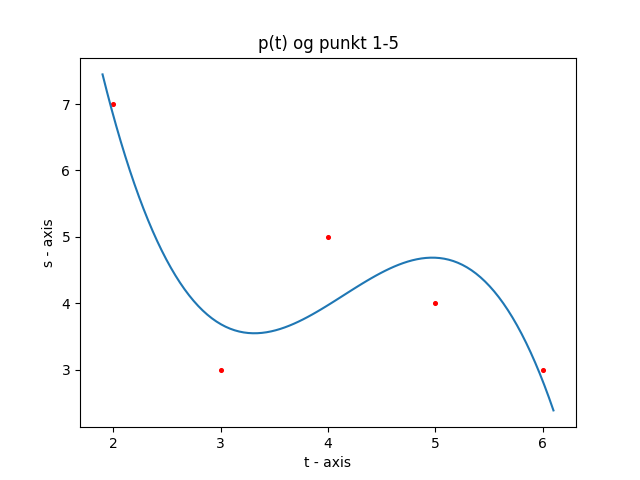

Here is the Python script that generated this plot:
# importing the required module 
import matplotlib.pyplot as plt
import numpy as np

def p(t):
    return (177/5)-((173/7)*t)+((87/14)*(t**2))-((1/2)*(t**3))

x = [2,3,4,5,6]
y = [7,3,5,4,3]
t = np.linspace(1.9, 6.1, 100)

plt.scatter(x,y, marker='o', color='red', s=7) 
plt.plot(t, p(t))
# plt.xlim(1.9, 6.1)
plt.xlabel('t - axis') 
plt.ylabel('s - axis') 
  
plt.title('p(t) og punkt 1-5') 
plt.savefig("opg1d.png");
# plt.show() 
